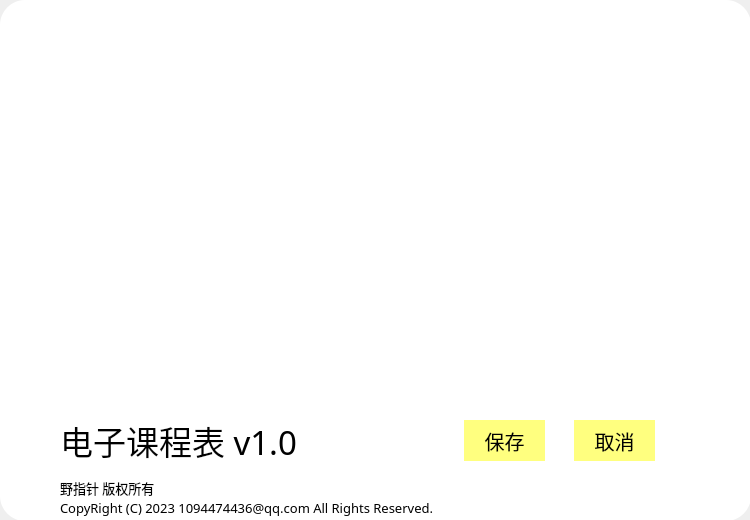
<?xml version="1.0" encoding="UTF-8"?>
<ui version="4.0">
 <class>config</class>
 <widget class="QWidget" name="config">
  <property name="geometry">
   <rect>
    <x>0</x>
    <y>0</y>
    <width>750</width>
    <height>520</height>
   </rect>
  </property>
  <property name="windowTitle">
   <string>Form</string>
  </property>
  <property name="styleSheet">
   <string notr="true"/>
  </property>
  <widget class="QWidget" name="widget" native="true">
   <property name="geometry">
    <rect>
     <x>0</x>
     <y>0</y>
     <width>751</width>
     <height>521</height>
    </rect>
   </property>
   <property name="styleSheet">
    <string notr="true">border-radius: 25%;
background-color: rgb(255, 255, 255);</string>
   </property>
   <widget class="QTableView" name="table">
    <property name="geometry">
     <rect>
      <x>0</x>
      <y>20</y>
      <width>750</width>
      <height>385</height>
     </rect>
    </property>
    <property name="font">
     <font>
      <family>MaoKenTangYuan (beta)</family>
     </font>
    </property>
   </widget>
   <widget class="QPushButton" name="save">
    <property name="geometry">
     <rect>
      <x>464</x>
      <y>420</y>
      <width>81</width>
      <height>41</height>
     </rect>
    </property>
    <property name="font">
     <font>
      <family>MaoKenTangYuan (beta)</family>
      <pointsize>15</pointsize>
     </font>
    </property>
    <property name="styleSheet">
     <string notr="true">border-radius: 30%;
background-color: rgb(255, 255, 127);</string>
    </property>
    <property name="text">
     <string>保存</string>
    </property>
   </widget>
   <widget class="QPushButton" name="cancel">
    <property name="geometry">
     <rect>
      <x>574</x>
      <y>420</y>
      <width>81</width>
      <height>41</height>
     </rect>
    </property>
    <property name="font">
     <font>
      <family>MaoKenTangYuan (beta)</family>
      <pointsize>15</pointsize>
     </font>
    </property>
    <property name="styleSheet">
     <string notr="true">border-radius: 30%;
background-color: rgb(255, 255, 127);</string>
    </property>
    <property name="text">
     <string>取消</string>
    </property>
   </widget>
   <widget class="QLabel" name="label">
    <property name="geometry">
     <rect>
      <x>60</x>
      <y>420</y>
      <width>301</width>
      <height>41</height>
     </rect>
    </property>
    <property name="font">
     <font>
      <family>MaoKenTangYuan (beta)</family>
      <pointsize>25</pointsize>
     </font>
    </property>
    <property name="text">
     <string>电子课程表 v1.0</string>
    </property>
   </widget>
   <widget class="QLabel" name="label_2">
    <property name="geometry">
     <rect>
      <x>60</x>
      <y>480</y>
      <width>271</width>
      <height>16</height>
     </rect>
    </property>
    <property name="font">
     <font>
      <family>MaoKenTangYuan (beta)</family>
      <pointsize>10</pointsize>
     </font>
    </property>
    <property name="text">
     <string>野指针 版权所有</string>
    </property>
   </widget>
   <widget class="QLabel" name="label_3">
    <property name="geometry">
     <rect>
      <x>60</x>
      <y>500</y>
      <width>491</width>
      <height>16</height>
     </rect>
    </property>
    <property name="font">
     <font>
      <family>MaoKenTangYuan (beta)</family>
      <pointsize>10</pointsize>
     </font>
    </property>
    <property name="text">
     <string>CopyRight (C) 2023 1094474436@qq.com All Rights Reserved.</string>
    </property>
   </widget>
  </widget>
 </widget>
 <resources/>
 <connections/>
</ui>
